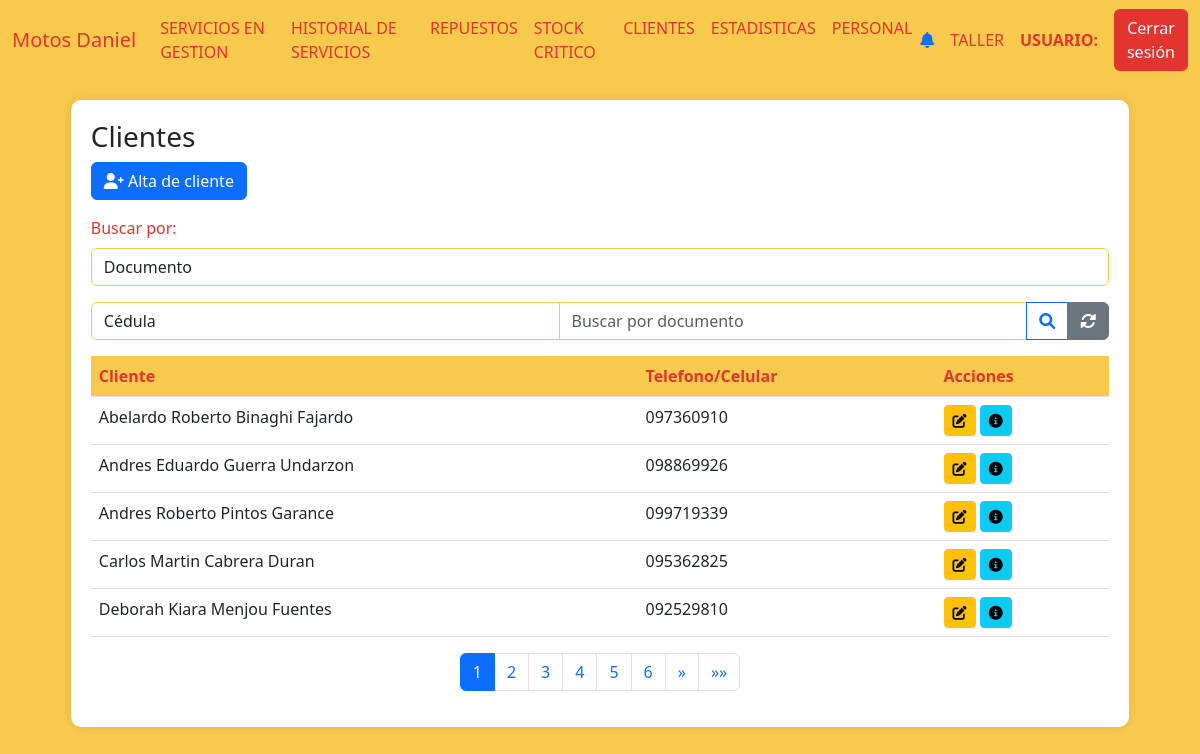
Screenshot of /clientes_taller with the database file from the repository.
### AppUM/models.py (models this page shows)
class Cliente(models.Model):
    documento = models.CharField(max_length=20, unique=True)
    nombre = models.CharField(max_length=20)
    apellido  = models.CharField(max_length=20)
    fecha_nacimiento = models.DateField(null=True,blank=True)
    domicilio = models.CharField(max_length=500,blank=True)

### AppUM/views.py (the view)
# urls.py: path('clientes_taller', views.clientes_taller,name="ClientesTaller"),
def clientes_taller(req):
    clientes = Cliente.objects.filter(
        cliente_telefono__principal=True
    ).values('id','nombre', 'apellido', 'cliente_telefono__telefono').order_by('nombre')
    page_obj = funcion_paginas_varias(req,clientes)
    return render(req,"perfil_taller/clientes/clientes.html",{'page_obj': page_obj,"clientes":clientes})

### AppUM/context_processors.py (called while the page is built)
def cantidad_solicitudes_no_leidas(req):
    if req.user.is_authenticated:
        usuario = req.user
        usuario_actual = Personal.objects.filter(usuario=usuario.username).first()
        notificaciones = NotificacionPersonal.objects.filter(personal=usuario_actual,leido=0).count()
    else:
        notificaciones = 0
    return {'notificaciones': notificaciones}

### AppUM/functions.py (called while the page is built)
def funcion_paginas_varias(req,instancia_model):
    paginator = Paginator(instancia_model, 5)  # 5 motos por página
    page_number = req.GET.get('page')  # Obtiene el número de página desde la URL
    page_obj = paginator.get_page(page_number)
    return page_obj

### AppUM/templates/perfil_taller/clientes/clientes.html (shortened to what this page needs)
{% extends "perfil_taller/padre_perfil_taller.html" %}
{% load static %}
{% block contenidoQueCambia %}
<link href="https://cdnjs.cloudflare.com/ajax/libs/font-awesome/6.0.0/css/all.min.css" rel="stylesheet">
<link href="https://cdn.jsdelivr.net/npm/bootstrap-icons@1.10.0/font/bootstrap-icons.css" rel="stylesheet">
<div class="table-container" id="inventarios">
    <h3>Clientes</h3>
    <a href="{% url 'AltaClienteTaller' %}" class="btn btn-primary mb-3">
        <i class="fas fa-user-plus"></i> Alta de cliente
    </a>
    <div class="mb-3">
        <label for="estado" class="form-label">Buscar por:</label>
        <select class="form-control" name="tipo_busqueda" id="tipo_busqueda" onchange="tipo_busqueda()">
            <option value="documento">Documento</option>
        </select>
    </div>
    <form action="{% url 'BusquedaDocumentoTaller' %}" enctype="multipart/form-data" method="get" id="busqueda_documento">{% csrf_token %}
        <div class="input-group mb-3">
            <select class="form-control" name="tipo_doc_busq" id="tipo_doc">
                <option value="CI">Cédula</option>
            </select>
            <input type="number" name="documento" class="form-control" placeholder="Buscar por documento">
            <button class="btn btn-outline-primary" type="submit">
                <i class="fas fa-search"></i>
            </button>
            <a href="{% url 'ClientesTaller' %}" class="btn btn-secondary">
                <i class="fas fa-sync-alt"></i>
            </a>
        </div>
    </form>
    <table class="table">
        <thead>
            <tr>
                <th>Cliente</th>
                <th>Telefono/Celular</th>
                <th>Acciones</th>
            </tr>
        </thead>
        <tbody>
            {% if page_obj %}
                {% for cliente in page_obj %}
                <tr>
                    <td>{{ cliente.nombre }} {{ cliente.apellido }}</td>
                    <td>{{ cliente.cliente_telefono__telefono }}</td>
                    <td>
                        <a href="{% url 'ModificacionClienteTaller' cliente.id %}"><button class="btn btn-sm btn-warning"><i class="fas fa-edit"></i></button></a>
                        <a href="{% url 'DetallesClienteTaller' cliente.id %}"><button class="btn btn-sm btn-info"><i class="fas fa-info-circle"></i></button></a>
                    </td>
                </tr>
                {% endfor %}
            {% else %}
                <tr>
                    <td colspan="9" class="text-center text-muted">
                        No hay registros de clientes.
                    </td>
                </tr>
            {% endif %}
        </tbody>
    </table>
    <nav aria-label="Page navigation">
        <ul class="pagination justify-content-center">
            {% for num in page_obj.paginator.page_range %}
            <li class="page-item {% if page_obj.number == num %}active{% endif %}">
                <a class="page-link" href="?page={{ num }}">{{ num }}</a>
            </li>
            {% endfor %}
            {% if page_obj.has_next %}
            <li class="page-item">
                <a class="page-link" href="?page={{ page_obj.next_page_number }}" aria-label="Siguiente">
                    <span aria-hidden="true">&raquo;</span>
                </a>
            </li>
            <li class="page-item">
                <a class="page-link" href="?page={{ page_obj.paginator.num_pages }}" aria-label="Última">
                    <span aria-hidden="true">&raquo;&raquo;</span>
                </a>
            </li>
            {% endif %}
        </ul>
    </nav>
</div>
{% endblock %}

### AppUM/static/css/styles.css (style rules this page uses)
body { background-color: #f7ca4d; }
.form-label { color: #e3342f; }
.form-control { border-color: #f7ca4d; }
.table-container { background-color: #fff; border-radius: 10px; padding: 20px; box-shadow: 0px 0px 10px rgba(0, 0, 0, 0.1); margin: 20px auto; max-width: 90%; }
.table th { background-color: #f7ca4d; color: #e3342f; }

### rows the page displays
Cliente: nombre "Abelardo Roberto", apellido "Binaghi Fajardo", cliente_telefono__telefono "097360910"
Cliente: nombre "Andres Eduardo", apellido "Guerra Undarzon", cliente_telefono__telefono "098869926"
Cliente: nombre "Andres Roberto", apellido "Pintos Garance", cliente_telefono__telefono "099719339"
Cliente: nombre "Carlos Martin", apellido "Cabrera Duran", cliente_telefono__telefono "095362825"
Cliente: nombre "Deborah Kiara", apellido "Menjou Fuentes", cliente_telefono__telefono "092529810"

### other values shown
{{ num }} "1" "2" "3" "4" "5" "6"
